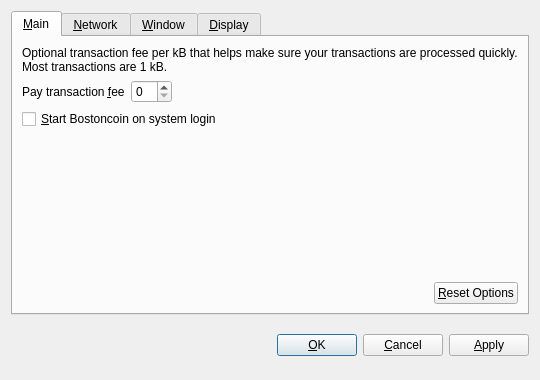
<?xml version="1.0" encoding="UTF-8"?>
<ui version="4.0">
 <class>OptionsDialog</class>
 <widget class="QDialog" name="OptionsDialog">
  <property name="geometry">
   <rect>
    <x>0</x>
    <y>0</y>
    <width>540</width>
    <height>380</height>
   </rect>
  </property>
  <property name="windowTitle">
   <string>Options</string>
  </property>
  <property name="modal">
   <bool>true</bool>
  </property>
  <layout class="QVBoxLayout" name="verticalLayout">
   <item>
    <widget class="QTabWidget" name="tabWidget">
     <property name="tabPosition">
      <enum>QTabWidget::North</enum>
     </property>
     <property name="currentIndex">
      <number>0</number>
     </property>
     <widget class="QWidget" name="tabMain">
      <attribute name="title">
       <string>&amp;Main</string>
      </attribute>
      <layout class="QVBoxLayout" name="verticalLayout_Main">
       <item>
        <widget class="QLabel" name="transactionFeeInfoLabel">
         <property name="text">
          <string>Optional transaction fee per kB that helps make sure your transactions are processed quickly. Most transactions are 1 kB.</string>
         </property>
         <property name="textFormat">
          <enum>Qt::PlainText</enum>
         </property>
         <property name="wordWrap">
          <bool>true</bool>
         </property>
        </widget>
       </item>
       <item>
        <layout class="QHBoxLayout" name="horizontalLayout_1_Main">
         <item>
          <widget class="QLabel" name="transactionFeeLabel">
           <property name="text">
            <string>Pay transaction &amp;fee</string>
           </property>
           <property name="textFormat">
            <enum>Qt::PlainText</enum>
           </property>
           <property name="buddy">
            <cstring>transactionFee</cstring>
           </property>
          </widget>
         </item>
         <item>
          <widget class="BitcoinAmountField" name="transactionFee"/>
         </item>
         <item>
          <spacer name="horizontalSpacer_1_Main">
           <property name="orientation">
            <enum>Qt::Horizontal</enum>
           </property>
           <property name="sizeHint" stdset="0">
            <size>
             <width>40</width>
             <height>20</height>
            </size>
           </property>
          </spacer>
         </item>
        </layout>
       </item>
       <item>
        <widget class="QCheckBox" name="bitcoinAtStartup">
         <property name="toolTip">
          <string>Automatically start Bostoncoin after logging in to the system.</string>
         </property>
         <property name="text">
          <string>&amp;Start Bostoncoin on system login</string>
         </property>
        </widget>
       </item>
       <item>
        <spacer name="verticalSpacer_Main">
         <property name="orientation">
          <enum>Qt::Vertical</enum>
         </property>
         <property name="sizeHint" stdset="0">
          <size>
           <width>20</width>
           <height>40</height>
          </size>
         </property>
        </spacer>
       </item>
       <item>
        <layout class="QHBoxLayout" name="horizontalLayout_2_Main">
         <item>
          <spacer name="horizontalSpacer_2_Main">
           <property name="orientation">
            <enum>Qt::Horizontal</enum>
           </property>
           <property name="sizeHint" stdset="0">
            <size>
             <width>40</width>
             <height>20</height>
            </size>
           </property>
          </spacer>
         </item>
         <item>
          <widget class="QPushButton" name="resetButton">
           <property name="toolTip">
            <string>Reset all client options to default.</string>
           </property>
           <property name="text">
            <string>&amp;Reset Options</string>
           </property>
           <property name="autoDefault">
            <bool>false</bool>
           </property>
          </widget>
         </item>
        </layout>
       </item>
      </layout>
     </widget>
     <widget class="QWidget" name="tabNetwork">
      <attribute name="title">
       <string>&amp;Network</string>
      </attribute>
      <layout class="QVBoxLayout" name="verticalLayout_Network">
       <item>
        <widget class="QCheckBox" name="mapPortUpnp">
         <property name="toolTip">
          <string>Automatically open the Bostoncoin client port on the router. This only works when your router supports UPnP and it is enabled.</string>
         </property>
         <property name="text">
          <string>Map port using &amp;UPnP</string>
         </property>
        </widget>
       </item>
       <item>
        <widget class="QCheckBox" name="connectSocks">
         <property name="toolTip">
          <string>Connect to the Bostoncoin network through a SOCKS proxy (e.g. when connecting through Tor).</string>
         </property>
         <property name="text">
          <string>&amp;Connect through SOCKS proxy:</string>
         </property>
        </widget>
       </item>
       <item>
        <layout class="QHBoxLayout" name="horizontalLayout_Network">
         <item>
          <widget class="QLabel" name="proxyIpLabel">
           <property name="text">
            <string>Proxy &amp;IP:</string>
           </property>
           <property name="textFormat">
            <enum>Qt::PlainText</enum>
           </property>
           <property name="buddy">
            <cstring>proxyIp</cstring>
           </property>
          </widget>
         </item>
         <item>
          <widget class="QValidatedLineEdit" name="proxyIp">
           <property name="maximumSize">
            <size>
             <width>140</width>
             <height>16777215</height>
            </size>
           </property>
           <property name="toolTip">
            <string>IP address of the proxy (e.g. 127.0.0.1)</string>
           </property>
          </widget>
         </item>
         <item>
          <widget class="QLabel" name="proxyPortLabel">
           <property name="text">
            <string>&amp;Port:</string>
           </property>
           <property name="textFormat">
            <enum>Qt::PlainText</enum>
           </property>
           <property name="buddy">
            <cstring>proxyPort</cstring>
           </property>
          </widget>
         </item>
         <item>
          <widget class="QLineEdit" name="proxyPort">
           <property name="maximumSize">
            <size>
             <width>55</width>
             <height>16777215</height>
            </size>
           </property>
           <property name="toolTip">
            <string>Port of the proxy (e.g. 9050)</string>
           </property>
          </widget>
         </item>
         <item>
          <widget class="QLabel" name="socksVersionLabel">
           <property name="text">
            <string>SOCKS &amp;Version:</string>
           </property>
           <property name="textFormat">
            <enum>Qt::PlainText</enum>
           </property>
           <property name="buddy">
            <cstring>socksVersion</cstring>
           </property>
          </widget>
         </item>
         <item>
          <widget class="QValueComboBox" name="socksVersion">
           <property name="toolTip">
            <string>SOCKS version of the proxy (e.g. 5)</string>
           </property>
          </widget>
         </item>
         <item>
          <spacer name="horizontalSpacer_Network">
           <property name="orientation">
            <enum>Qt::Horizontal</enum>
           </property>
           <property name="sizeHint" stdset="0">
            <size>
             <width>40</width>
             <height>20</height>
            </size>
           </property>
          </spacer>
         </item>
        </layout>
       </item>
       <item>
        <spacer name="verticalSpacer_Network">
         <property name="orientation">
          <enum>Qt::Vertical</enum>
         </property>
         <property name="sizeHint" stdset="0">
          <size>
           <width>20</width>
           <height>40</height>
          </size>
         </property>
        </spacer>
       </item>
      </layout>
     </widget>
     <widget class="QWidget" name="tabWindow">
      <attribute name="title">
       <string>&amp;Window</string>
      </attribute>
      <layout class="QVBoxLayout" name="verticalLayout_Window">
       <item>
        <widget class="QCheckBox" name="minimizeToTray">
         <property name="toolTip">
          <string>Show only a tray icon after minimizing the window.</string>
         </property>
         <property name="text">
          <string>&amp;Minimize to the tray instead of the taskbar</string>
         </property>
        </widget>
       </item>
       <item>
        <widget class="QCheckBox" name="minimizeOnClose">
         <property name="toolTip">
          <string>Minimize instead of exit the application when the window is closed. When this option is enabled, the application will be closed only after selecting Quit in the menu.</string>
         </property>
         <property name="text">
          <string>M&amp;inimize on close</string>
         </property>
        </widget>
       </item>
       <item>
        <spacer name="verticalSpacer_Window">
         <property name="orientation">
          <enum>Qt::Vertical</enum>
         </property>
         <property name="sizeHint" stdset="0">
          <size>
           <width>20</width>
           <height>40</height>
          </size>
         </property>
        </spacer>
       </item>
      </layout>
     </widget>
     <widget class="QWidget" name="tabDisplay">
      <attribute name="title">
       <string>&amp;Display</string>
      </attribute>
      <layout class="QVBoxLayout" name="verticalLayout_Display">
       <item>
        <layout class="QHBoxLayout" name="horizontalLayout_1_Display">
         <item>
          <widget class="QLabel" name="langLabel">
           <property name="text">
            <string>User Interface &amp;language:</string>
           </property>
           <property name="textFormat">
            <enum>Qt::PlainText</enum>
           </property>
           <property name="buddy">
            <cstring>lang</cstring>
           </property>
          </widget>
         </item>
         <item>
          <widget class="QValueComboBox" name="lang">
           <property name="toolTip">
            <string>The user interface language can be set here. This setting will take effect after restarting Bostoncoin.</string>
           </property>
          </widget>
         </item>
        </layout>
       </item>
       <item>
        <layout class="QHBoxLayout" name="horizontalLayout_2_Display">
         <item>
          <widget class="QLabel" name="unitLabel">
           <property name="text">
            <string>&amp;Unit to show amounts in:</string>
           </property>
           <property name="textFormat">
            <enum>Qt::PlainText</enum>
           </property>
           <property name="buddy">
            <cstring>unit</cstring>
           </property>
          </widget>
         </item>
         <item>
          <widget class="QValueComboBox" name="unit">
           <property name="toolTip">
            <string>Choose the default subdivision unit to show in the interface and when sending coins.</string>
           </property>
          </widget>
         </item>
        </layout>
       </item>
       <item>
        <widget class="QCheckBox" name="displayAddresses">
         <property name="toolTip">
          <string>Whether to show Bostoncoin addresses in the transaction list or not.</string>
         </property>
         <property name="text">
          <string>&amp;Display addresses in transaction list</string>
         </property>
        </widget>
       </item>
       <item>
        <spacer name="verticalSpacer_Display">
         <property name="orientation">
          <enum>Qt::Vertical</enum>
         </property>
         <property name="sizeHint" stdset="0">
          <size>
           <width>20</width>
           <height>40</height>
          </size>
         </property>
        </spacer>
       </item>
      </layout>
     </widget>
    </widget>
   </item>
   <item>
    <layout class="QHBoxLayout" name="horizontalLayout_Buttons">
     <item>
      <spacer name="horizontalSpacer_1">
       <property name="orientation">
        <enum>Qt::Horizontal</enum>
       </property>
       <property name="sizeHint" stdset="0">
        <size>
         <width>40</width>
         <height>48</height>
        </size>
       </property>
      </spacer>
     </item>
     <item>
      <widget class="QLabel" name="statusLabel">
       <property name="font">
        <font>
         <weight>75</weight>
         <bold>true</bold>
        </font>
       </property>
       <property name="text">
        <string/>
       </property>
       <property name="textFormat">
        <enum>Qt::PlainText</enum>
       </property>
       <property name="wordWrap">
        <bool>true</bool>
       </property>
      </widget>
     </item>
     <item>
      <spacer name="horizontalSpacer_2">
       <property name="orientation">
        <enum>Qt::Horizontal</enum>
       </property>
       <property name="sizeHint" stdset="0">
        <size>
         <width>40</width>
         <height>48</height>
        </size>
       </property>
      </spacer>
     </item>
     <item>
      <widget class="QPushButton" name="okButton">
       <property name="text">
        <string>&amp;OK</string>
       </property>
      </widget>
     </item>
     <item>
      <widget class="QPushButton" name="cancelButton">
       <property name="text">
        <string>&amp;Cancel</string>
       </property>
       <property name="autoDefault">
        <bool>false</bool>
       </property>
      </widget>
     </item>
     <item>
      <widget class="QPushButton" name="applyButton">
       <property name="text">
        <string>&amp;Apply</string>
       </property>
       <property name="autoDefault">
        <bool>false</bool>
       </property>
      </widget>
     </item>
    </layout>
   </item>
  </layout>
 </widget>
 <customwidgets>
  <customwidget>
   <class>BitcoinAmountField</class>
   <extends>QSpinBox</extends>
   <header>bitcoinamountfield.h</header>
  </customwidget>
  <customwidget>
   <class>QValueComboBox</class>
   <extends>QComboBox</extends>
   <header>qvaluecombobox.h</header>
  </customwidget>
  <customwidget>
   <class>QValidatedLineEdit</class>
   <extends>QLineEdit</extends>
   <header>qvalidatedlineedit.h</header>
  </customwidget>
 </customwidgets>
 <resources/>
 <connections/>
</ui>
